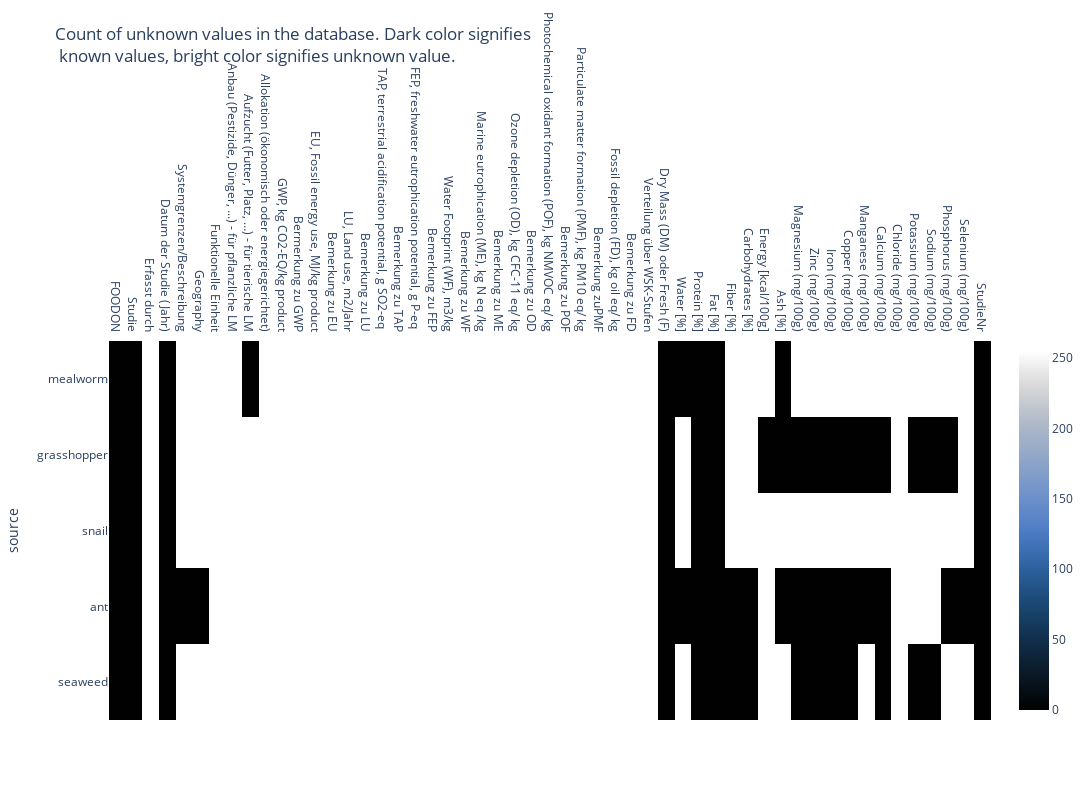

Notebook code for this chart:
### Markdown cell above
## Show missing data as heatmap (plotly)

### Code cell
import plotly

# chose studies to display (index), all parameters are used in this example
choice = df_studies.index[:50]

df_plot = df_studies.loc[choice].isna()

title_text = title = 'Count of unknown values in the database. Dark color signifies <br> known values, bright color signifies unknown value.'

plt.figure(figsize=(20, 20))

# initiate plot, chose size and color
fig = px.imshow(df_plot, text_auto=False, aspect="auto", width=1200,height=800,
    color_continuous_scale=oslo,               )

# set the labels on top
fig.update_xaxes(side = "top")
fig.update_layout(title_text=title_text,title_y = 0.95)
fig.show()
# fig.write_html("MissingDataStudyResults3.html")

### Figure 1 — Plotly figure (JSON) as saved in the notebook; plotly's stock layout.template omitted (floating-point values rounded to 4 significant figures; data arrays with more than 128 entries replaced by an {"elided": "..."} marker saying what was removed)
{"data": [{"coloraxis": "coloraxis", "hovertemplate": "x: %{x}<br>source: %{y}<br>color: %{z}<extra></extra>", "name": "0", "type": "heatmap", "x": ["FOODON", "Studie", "Erfasst durch", "Datum der Studie (Jahr)", "Systemgrenzen/Beschreibung", "Geography", "Funktionelle Einheit", "Anbau (Pestizide, Dünger, ...) - für pflanzliche LM", "Aufzucht (Futter, Platz, …) - für tierische LM", "Allokation (ökonomisch oder energiegerichtet)", "GWP, kg CO2-EQ/kg product", "Bermerkung zu GWP", "EU, Fossil energy use, MJ/kg product", "Bemerkung zu EU", "LU, Land use, m2/Jahr", "Bemerkung zu LU", "TAP, terrestrial acidification potential, g SO2-eq ", "Bemerkung zu TAP", "FEP, freshwater eutrophication potential, g P-eq ", "Bemerkung zu FEP", "Water Footprint (WF), m3/kg", "Bemerkung zu WF", "Marine eutrophication (ME), kg N eq /kg", "Bemerkung zu ME", "Ozone depletion (OD), kg CFC-11 eq/ kg", "Bemerkung zu OD", "Photochemical oxidant formation (POF), kg NMVOC eq/ kg", "Bemerkung zu POF", "Particulate matter formation (PMF), kg PM10 eq/ kg", "Bemerkung zuPMF", "Fossil depletion (FD), kg oil eq/ kg", "Bemerkung zu FD", "Verteilung über WSK-Stufen", "Dry Mass (DM) oder Fresh (F)", "Water [%]", "Protein [%]", "Fat [%]", "Fiber [%]", "Carbohydrates [%]", "Energy [kcal/100g]", "Ash [%]", "Magnesium (mg/100g)", "Zinc (mg/100g)", "Iron (mg/100g)", "Copper (mg/100g)", "Manganese (mg/100g)", "Calcium (mg/100g)", "Chloride (mg/100g)", "Potassium (mg/100g)", "Sodium (mg/100g)", "Phosphorus (mg/100g)", "Selenium (mg/100g)", "StudieNr"], "xaxis": "x", "y": ["mealworm", "mealworm", "mealworm", "mealworm", "mealworm", "mealworm", "mealworm", "mealworm", "mealworm", "mealworm", "mealworm", "mealworm", "mealworm", "mealworm", "mealworm", "mealworm", "mealworm", "mealworm", "mealworm", "mealworm", "mealworm", "mealworm", "mealworm", "mealworm", "mealworm", "mealworm", "mealworm", "mealworm", "mealworm", "mealworm", "mealworm", "mealworm", "mealworm", "mealworm", "mealworm", "mealworm", "mealworm", "mealworm", "mealworm", "mealworm", "mealworm", "mealworm", "mealworm", "mealworm", "mealworm", "mealworm", "mealworm", "mealworm", "mealworm", "mealworm", "mealworm", "mealworm", "mealworm", "mealworm", "mealworm", "mealworm", "mealworm", "mealworm", "mealworm", "mealworm", "mealworm", "mealworm", "mealworm", "mealworm", "grasshopper", "grasshopper", "grasshopper", "grasshopper", "snail", "snail", "snail", "snail", "snail", "snail", "snail", "snail", "snail", "snail", "snail", "snail", "snail", "snail", "snail", "snail", "ant", "ant", "ant", "ant", "ant", "ant", "ant", "ant", "ant", "seaweed", "seaweed", "seaweed", "seaweed"], "yaxis": "y", "z": {"elided": "97x53 int values"}}], "layout": {"coloraxis": {"colorscale": [[0, "rgb(0, 1, 0)"], [0.1, "rgb(11, 25, 39)"], [0.2, "rgb(17, 48, 77)"], [0.3, "rgb(27, 73, 117)"], [0.4, "rgb(46, 98, 160)"], [0.5, "rgb(78, 125, 199)"], [0.6, "rgb(111, 146, 202)"], [0.7, "rgb(144, 166, 201)"], [0.8, "rgb(176, 185, 200)"], [0.9, "rgb(215, 215, 216)"], [1, "rgb(255, 255, 255)"]]}, "height": 800, "margin": {"t": 60}, "title": {"text": "Count of unknown values in the database. Dark color signifies <br> known values, bright color signifies unknown value.", "y": 0.95}, "width": 1200, "xaxis": {"anchor": "y", "domain": [0, 1], "side": "top"}, "yaxis": {"anchor": "x", "autorange": "reversed", "domain": [0, 1], "title": {"text": "source"}}}}
